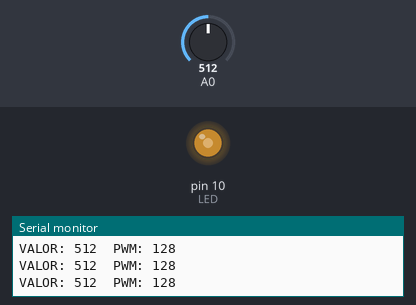
Simulated run of this sketch. Board: Arduino Uno, built with avr-gcc and run on an emulated ATmega328P. Parts: output pins drawn as LEDs (lit = HIGH), the last lines printed to the serial monitor. Inputs (shaded band) come from the test bench; at power-on: A0 = 512.

Above: at 1.2 s.
1.3 s: A0 set to 609
At 2.0 s:
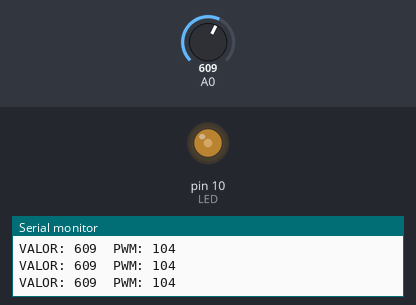
2.8 s: A0 set to 641
At 3.5 s:
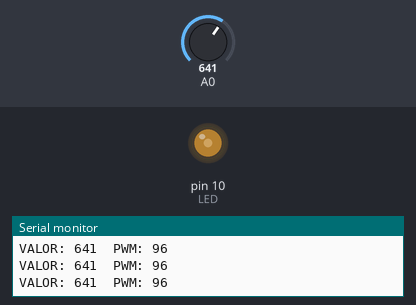
5.8 s: A0 set to 11
At 6.7 s:
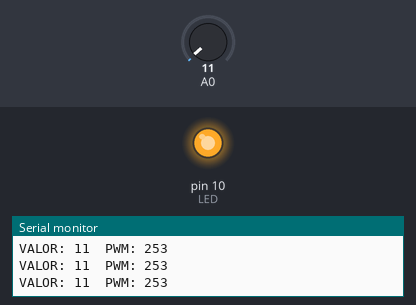
7.3 s: A0 set to 8
At 8.1 s:
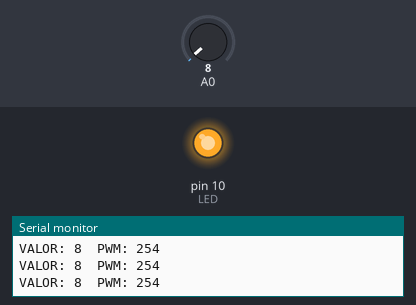
10.3 s: A0 set to 306
At 11.4 s:
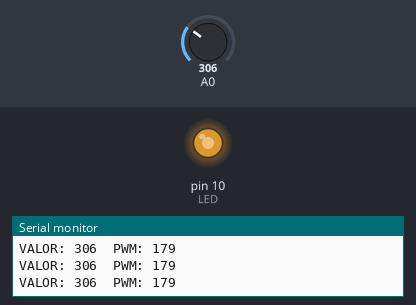
11.8 s: A0 set to 511
At 12.9 s:
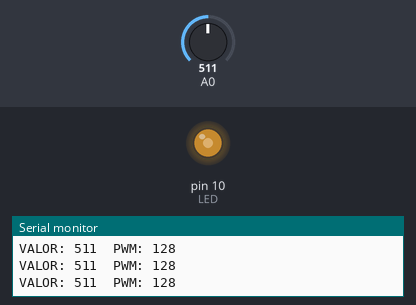
Timing chart, 0 to 14.8 s (numbered marks = the images above; inputs shaded):
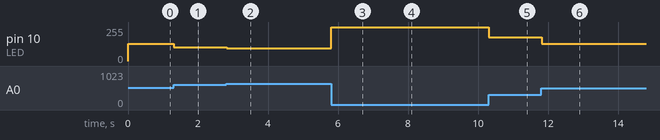

Measured:
- after the input at 1.3 s, pin 10 (LED): 128/255 → 104/255 at once
- after the input at 2.8 s, pin 10 (LED): 104/255 → 96/255 at once
- after the input at 5.8 s, pin 10 (LED): 96/255 → 253/255 at once
- after the input at 7.3 s, pin 10 (LED): 253/255 → 254/255 at once
- after the input at 10.3 s, pin 10 (LED): 254/255 → 179/255 at once
- after the input at 11.8 s, pin 10 (LED): 179/255 → 128/255 at once

The sketch:

FOTORESISTOR_TEST.ino
```cpp
/*
  Autor: Edgar Cano
  Rev: 10/04/2024
*/

int LED = 10;      // LED en pin 3
int VALOR= 0;         // almacena valor leido de entrada A0
int PWM = 0;

void setup(){
  pinMode(LED, OUTPUT);   // pin 3 como salida
  Serial.begin(9600);
  // entradas analogicas no requieren inicialización
}


void loop(){
  VALOR = analogRead(A0);
  PWM = map(VALOR, 0, 1023, 255, 0);  // convierte valores de entrada 0-1023 a 255-0 para brillo
  analogWrite(LED, PWM);              // escribe valor al LED
  Serial.print("VALOR: ");
  Serial.print(VALOR);
  Serial.print("  PWM: ");
  Serial.println(PWM);
}
```
